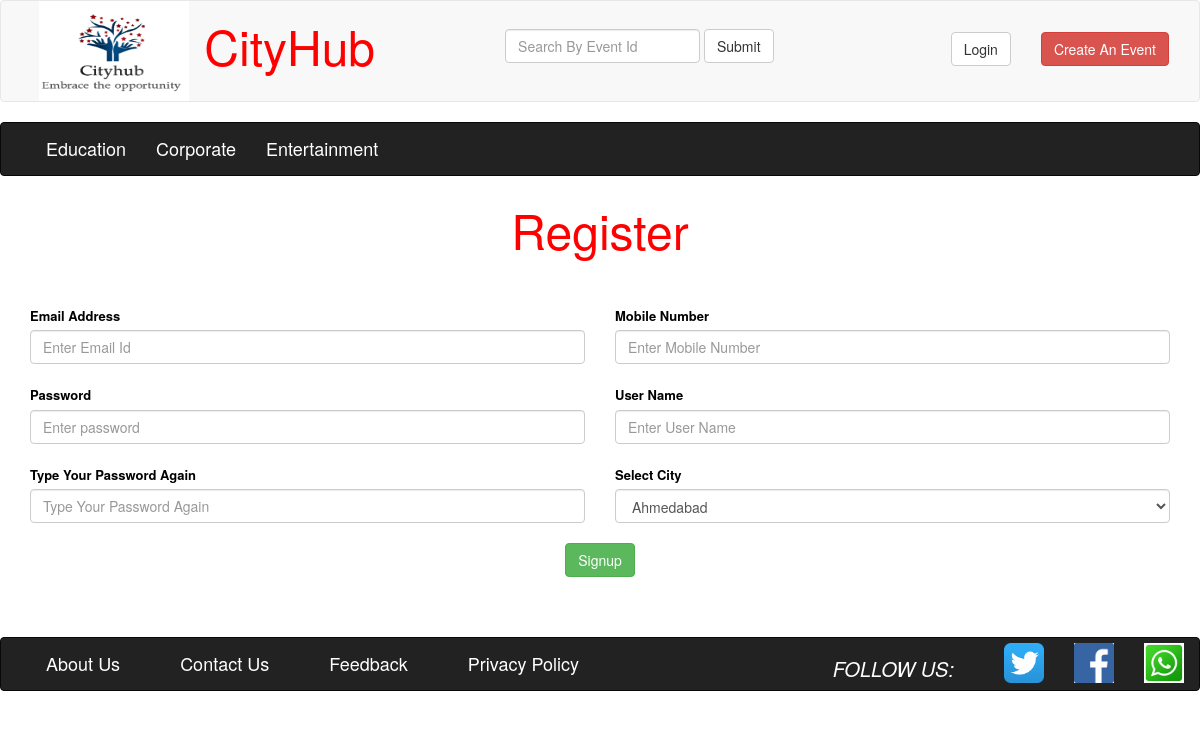
The app's page /signup.php with its own data.
### tables this page shows
CREATE TABLE IF NOT EXISTS `cat_tbl` (
  `pk_cat_id` int(11) NOT NULL AUTO_INCREMENT,
  `cat_name` char(20) NOT NULL,
  `flag` varchar(50) NOT NULL,
  PRIMARY KEY (`pk_cat_id`)
);

### database.php (called while the page is built, shortened)
<?php
class Database
{
	private static $host='localhost';
	private static $uname='root';
	private static $pwd='';
	private static $con=NULL;
	public static function connect()
	{
		self::$con=mysql_connect(self::$host,self::$uname,self::$pwd);
		return self::$con;
	}
	public function catdis()
	{
		$con=database::connect();
		$res=mysql_query("select * from cat_tbl where flag=1",$con);
		return $res;
	}
	public function getAllCity()
	{
		$con=database::connect();
		$res=mysql_query("select * from city_tbl",$con);
		return $res;
	}
}
?>

### signup.php (the view, shortened to what this page needs)
<?php
	require 'database.php';
?>
<!DOCTYPE html>
<html>
<head>
<link href="Content/bootstrap.css" rel="stylesheet"/>
</head>
<body>
	<div class="row">
	<div class="col-md-12 col-sm-12">
	<?php
		require 'header.php';
	?>
	</div>
	</div>
	<div class="row">
	<div class="col-md-12 col-sm-12">
	<?php
		require 'catheader.php';
	?>
	</div>
	</div>
	<div class="row">
	<div class="col-md-12 col-sm-12">
		<center><font font size="15" color="red"> Register </font></center>
	</div>
	</div>
	<div class="container">
	<div class="row">
	<div class="col-md-6 col-sm-6">
		<div class="form">
		<form method="post" action="#">
					<label><font color="black" size=2>Email Address</font></label>
					<input type="email" placeholder="Enter Email Id" name="txtemail" class="form-control" required/>
					<label><font color="black" size=2>Password</font></label>
					<input type="password" placeholder="Enter password" name="txtpwd" class="form-control" onblur="return passid_validation(txtpwd);" required/>
					<label><font color="black" size=2>Type Your Password Again</font></label>
					<input type="password" placeholder="Type Your Password Again" name="txtpwd1" class="form-control" onblur="return passid_validation(txtpwd1);" required/>
		</div>
	</div>
	<div class="col-md-6 col-sm-6">
		<div class="form">
					<label><font color="black" size=2>Mobile Number</font></label>
					<input type="test" placeholder="Enter Mobile Number" name="txtmob" class="form-control" id="test6" maxlength="10" required/>
					<label><font color="black" size=2>User Name</font></label>
					<input type="text" placeholder="Enter User Name" name="txtuname" class="form-control"required/>
					<label><font color="black" size=2>Select City</font></label>
					<select name="txtcity" class="form-control" >
								<?php
									$obj=new database();
									$res=$obj->getAllCity();
									while($row=mysql_fetch_array($res,MYSQL_ASSOC))
									{
										echo '<option value='.$row["pk_city_id"].'>'.$row["city_name"].'</option>';
									}
								?>
					</select>
		</div>
	</div>
		<div>
			<center><input type="submit" name="btnsignup" value="Signup" class="btn btn-success"/></center>
		</div>
	</div>
	</div>
	<div class="row">
	<div class="col-md-12 col-sm-12">
	<?php
	echo "<br><br><br>";
	require 'footer.php';
	?>
	</div>
	</div>
</body>
</html>

### catheader.php (shortened to what this page needs)
<nav class="navbar navbar-inverse ">
  <div class="container-fluid">
	<div class="collapse navbar-collapse" id="bs-example-navbar-collapse-3">
	<ul class="nav navbar-nav">
	<?php
		$obj=new database();
		$res=$obj->catdis();
		while($row=mysql_fetch_assoc($res))
		{
			echo '<li><a href="catdis.php?id='.$row["pk_cat_id"].'"><font size="4" color="white">'.$row["cat_name"].'</font></a></li>';
		}
	?>
	</ul>
    </div>
  </div>
</nav>

### records on screen
cat_tbl: cat_name "Education"
cat_tbl: cat_name "Corporate"
cat_tbl: cat_name "Entertainment"

### other values on screen
form field txtcity "Ahmedabad"
